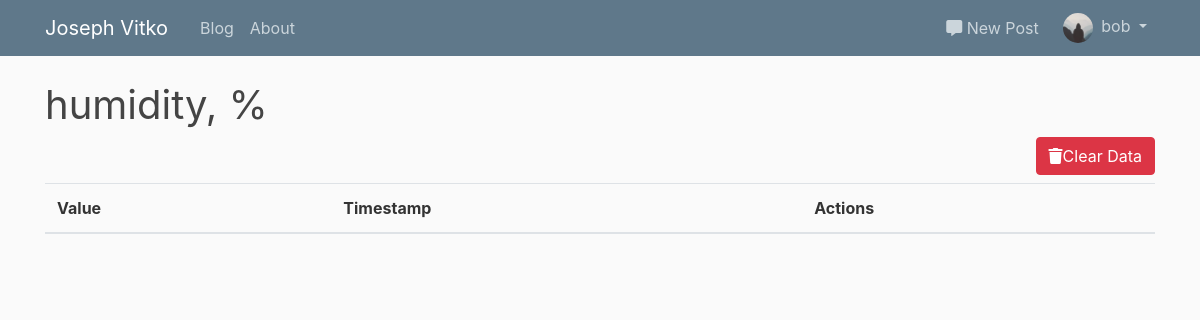
Before: /admin/sensors/humidity (signed in) with the older database file.
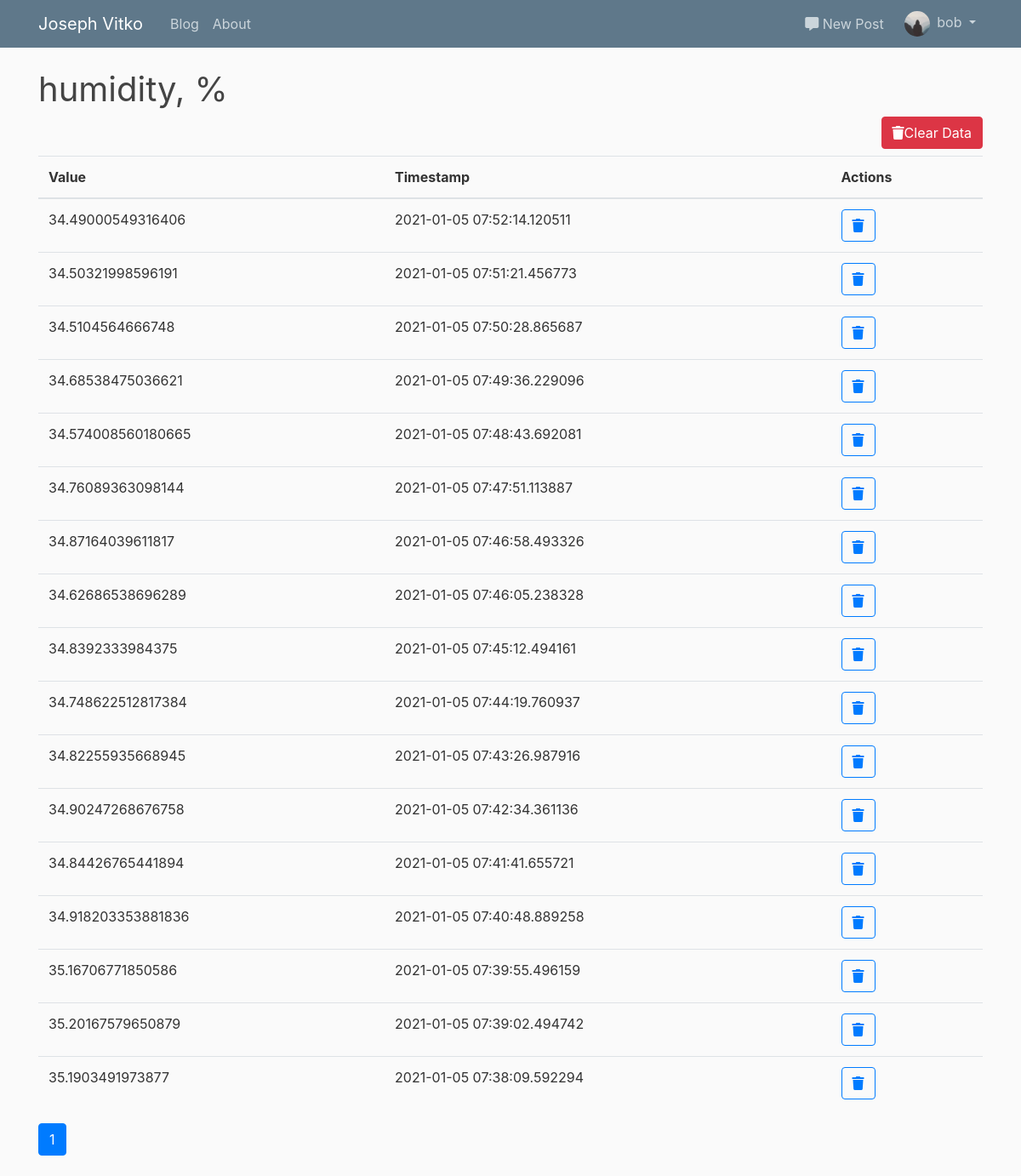
After: the same page with the newer database file.
### flaskblog/models.py (models this page shows, shortened)
class User(db.Model, UserMixin):
    id = db.Column(db.Integer, primary_key=True)
    username = db.Column(db.String(20), unique=True, nullable=False)
    email = db.Column(db.String(120), unique=True, nullable=False)
    image_file = db.Column(db.String(20), nullable=False, default='default.jpg')
    password = db.Column(db.String(60), nullable=False)
    posts = db.relationship('Post', backref='author', lazy=True)
    roles = db.relationship('Role', secondary='user_roles')

### flaskblog/weather_data/models.py (models this page shows, shortened)
class Sensor(db.Model):
    id = db.Column(db.Integer(), primary_key=True)
    name = db.Column(db.String(50), nullable=False)
    unit = db.Column(db.String(50), nullable=True)
    data = db.relationship('Data', backref='recorded_by', lazy=True)
    def __repr__(self):
        return f"Sensor(''{self.id}', '{self.name}')"

class Data(db.Model):
    id = db.Column(db.Integer, primary_key=True)
    date_recorded = db.Column(db.DateTime, nullable=False, default=datetime.utcnow)
    value = db.Column(db.Float(50), nullable=False)
    sensor_id = db.Column(db.Integer, db.ForeignKey('sensor.id'), nullable=False)

### flaskblog/admin/routes.py (the view)
@admin.route('/admin/sensors/<string:sensor>')
@admin_permission.require(http_exception=403)
def getsensordata(sensor):
    sensor = Sensor.query.filter_by(name=sensor).first()
    data = Data.query.filter_by(sensor_id=sensor.id).order_by(Data.date_recorded.desc()).paginate(per_page=250)
    page = request.args.get('page', 1, type=int)
    return render_template('admin_data_dashboard.html', data=data, sensor=sensor, page=page, page_context='admin.getsensordata')

### flaskblog/models.py (called while the page is built)
@login_manager.user_loader
def load_user(user_id):
    return User.query.get(int(user_id))

### flaskblog/templates/admin_data_dashboard.html
{% extends "layout_admin.html" %}
{% block midsection %}
    <h1>{{ sensor.name }}, {{ sensor.unit }}</h1>
    <div class="float-right">
        <a role="button" class="btn btn-danger mb-2" href="{{ url_for('admin.clearsensordata', sensor=sensor.name) }}">
        <i class="fas fa-trash"></i>Clear Data
    </a>
    </div>
    <table class="table">
        <thead>
            <tr>
                <th>Value</th>
                <th>Timestamp</th>
                <th>Actions</th>
            </tr>
        </thead>
        <tbody>
            {% for datum in data.items %}
                <tr>
                    <td>{{ datum.value }}</td>
                    <td>{{ datum.date_recorded }}</td>
                    <td>
                        <a role="button" class="btn btn-outline-primary" data-toggle="tooltip" data-placement="bottom" title="Drop Sensor" href="{{ url_for('admin.deletesensordatum', sensor=sensor.name, id=datum.id) }}">
                            <i class="fas fa-trash"></i>
                        </a>
                    </td>
                </tr>
            {% endfor %}
        </tbody>
    </table>
    {% for page_num in data.iter_pages(left_edge=1, right_edge=1, left_current=1, right_current=2) %}
        {% if page_num %}
            {% if data.page == page_num %}
                <a class="btn btn-primary mb-4" href="{{ url_for(page_context, page=page_num, sensor=sensor) }}">{{ page_num }}</a>
            {% else %}
                <a class="btn btn-outline-info mb-4" href="{{ url_for(page_context, page=page_num, sensor=sensor) }}">{{ page_num }}</a>
            {% endif %}
        {% else %}
        ...
        {% endif %}
    {% endfor %}
{% endblock midsection %}

### flaskblog/templates/layout_admin.html (shortened to what this page needs)
{% extends "layout_main.html" %}
{% block topsection %}
    <div class="row">
        <div class="col-md-8">
        </div>
    </div>
{% endblock topsection %}

### flaskblog/templates/layout_main.html (shortened to what this page needs)
<!DOCTYPE html>
<html>
<head>
    <link rel="stylesheet" href="https://maxcdn.bootstrapcdn.com/bootstrap/4.0.0/css/bootstrap.min.css">
    <link rel="stylesheet" type="text/css" href="{{ url_for('static', filename='main.css') }}">
</head>
<body>
{% include 'header.html' %}
<main role="main" class="container">
    {% block topsection %}{% endblock %}
    {% block midsection %}{% endblock %}
</main>
<link rel="stylesheet" href="https://use.fontawesome.com/releases/v5.7.0/css/all.css">
</body>
</html>

### flaskblog/templates/header.html (shortened to what this page needs)
<header class="site-header">
    <nav class="navbar navbar-expand-md navbar-dark bg-steel fixed-top">
        <div class="container">
            <a class="navbar-brand mr-4" href="/">Joseph Vitko</a>
            <div class="collapse navbar-collapse" id="navbarToggleMain">
                <div class="navbar-nav mr-auto">
                  <a class="nav-item nav-link" href="{{ url_for('main.blog') }}">Blog</a>
                  <a class="nav-item nav-link" href="{{ url_for('main.about') }}">About</a>
                </div>
            </div>
            {% if current_user.is_authenticated %}
                <div class="collapse navbar-collapse justify-content-end">
                    <div class="navbar-nav">
                        <div class="collapse navbar-collapse newpost" id="navbarTogglePost">
                            <a class="nav-item nav-link postlink nav-dropdown" href="{{ url_for('posts.new_post') }}"><i class="fas fa-comment-alt"></i> New Post</a>
                        </div>
                        <div class="collapse navbar-collapse" id="navbarToggleUser">
                            <li class="nav-item dropdown">
                                <a class="nav-link dropdown-toggle userlink nav-dropdown" href="#" id="navbarDropdownMenuLink" role="button" data-toggle="dropdown" aria-haspopup="true" aria-expanded="false">
                                    <div class="avatar-img-container">
                                        <img src="{{ url_for('static', filename='profile_pics/' + current_user.image_file) }}" class="rounded-circle avatar-img">
                                    </div>
                                    <span class="nav-text avatar-header">{{ current_user.username }}</span>
                                </a>
                            </li>
                        </div>
                    </div>
                </div>
            {% endif %}
        </div>
    </nav>
</header>

### flaskblog/static/main.css (style rules this page uses)
body { background: #fafafa; color: #333333; margin-top: 5rem; }
h1, h2, h3, h4, h5, h6 { color: #444444; font-weight: 400; }
.bg-steel { background-color: #5f788a; }
.site-header .navbar-nav .nav-link { color: #cbd5db; }
.avatar-img-container { width: 30px; height: auto; display: inline-block; }
.avatar-img { width: 100%; height: auto; }
.avatar-header { margin-left: 4px; }
.newpost { margin-right: 8px; }
.userlink { padding-top: 0; padding-bottom: 0; vertical-align: middle; padding-right: 0; }
.postlink { padding-top: 0; padding-bottom: 0; vertical-align: middle; }

Changed rows visible on the page:
added Data: value "34.49000549316406", date_recorded "2021-01-05 07:52:14.120511"
added Data: value "34.50321998596191", date_recorded "2021-01-05 07:51:21.456773"
added Data: value "34.5104564666748", date_recorded "2021-01-05 07:50:28.865687"
added Data: value "34.68538475036621", date_recorded "2021-01-05 07:49:36.229096"
added Data: value "34.574008560180665", date_recorded "2021-01-05 07:48:43.692081"
added Data: value "34.76089363098144", date_recorded "2021-01-05 07:47:51.113887"
added Data: value "34.87164039611817", date_recorded "2021-01-05 07:46:58.493326"
added Data: value "34.62686538696289", date_recorded "2021-01-05 07:46:05.238328"
added Data: value "34.8392333984375", date_recorded "2021-01-05 07:45:12.494161"
added Data: value "34.748622512817384", date_recorded "2021-01-05 07:44:19.760937"
added Data: value "34.82255935668945", date_recorded "2021-01-05 07:43:26.987916"
added Data: value "34.90247268676758", date_recorded "2021-01-05 07:42:34.361136"
added Data: value "34.84426765441894", date_recorded "2021-01-05 07:41:41.655721"
added Data: value "34.918203353881836", date_recorded "2021-01-05 07:40:48.889258"
added Data: value "35.16706771850586", date_recorded "2021-01-05 07:39:55.496159"
added Data: value "35.20167579650879", date_recorded "2021-01-05 07:39:02.494742"
added Data: value "35.1903491973877", date_recorded "2021-01-05 07:38:09.592294"
Other visible differences:
new list line: "1"
